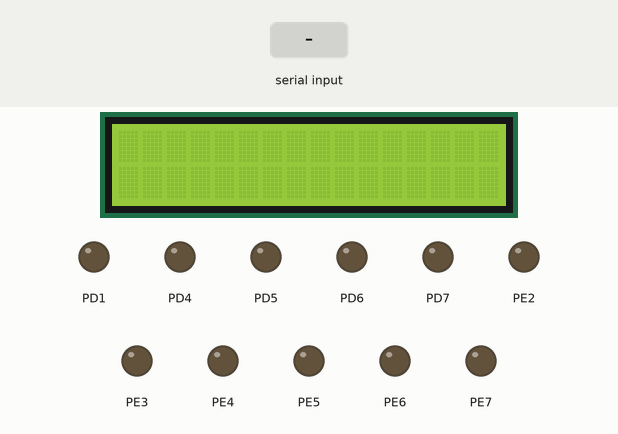
A program run on a simulated ATmega128, built with avr-gcc and emulated at 14.7456 MHz. Parts: 16×2 character LCD, output pins drawn as LEDs (lit = HIGH). Wiring (inferred from the names in the program): character LCD (HD44780): RS PC0; R/W PC1; E PC2; data PB0, PB1, PB2, PB3, PB4, PB5, PB6, PB7. Inputs (shaded band) come from the test bench. Pins used as bus, display or sensor lines are not drawn.

Above: at 1.2 s.
1.3 s: "@" received over Serial
At 2.0 s:
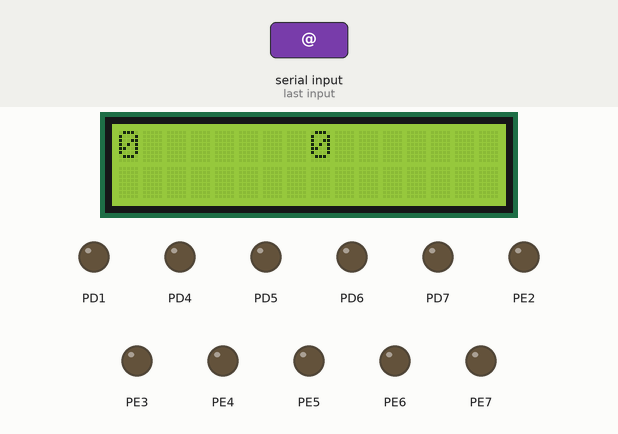
Timing chart, 0 to 4.3 s (numbered marks = the images above; inputs shaded):
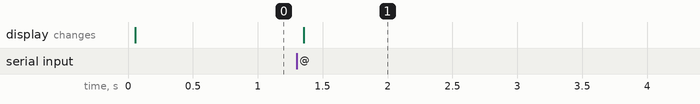

The program:

main.c
```c
/*
 * GccApplication3.c
 *
 * Created: 2022-07-27 오전 9:09:40
 * Author : OGS
 */

#define F_CPU 14745600L

#include <stdio.h>
#include <string.h>
#include <stdlib.h>

#include <avr/io.h>
#include <avr/interrupt.h>
#include <util/delay.h>
#include "LCD.h"
#include "my_UART.h"

void Receive_Ardu(void);
void Dust_LCDshow(void);

char data;
int idx = 0, i = 0;
int m = 0, n = 0;
char msg[10] = {0x00};

char LCD_msg[4]	 = {0x00};
char LCD_msg2[4] = {0x00};

void Receive_Ardu(void){
	char* pptr[2];
	do
	{
		data = UART1_receive();
		msg[idx] = data;
		UART0_transmit(msg[idx]);
		idx++;
		_delay_ms(30);
		if(msg[idx-1] == '@'){
			char* ptr = strtok(msg,"#");
			while(ptr != NULL){
				pptr[i]=ptr;
				ptr = strtok(NULL, "@"); // 두번째인 n값까지 받고 "@"를 사용하여 끝을 확실히함
				i++;
			}
			m = atoi(pptr[0]);
			n = atoi(pptr[1]);
			idx = 0;
			i = 0;

		}
	}while(data != '@');
}

void Dust_LCDshow(void)
{
	LCD_clear();
	LCD_goto_XY(0, 0);
	sprintf(LCD_msg, "%d", m);
	LCD_write_string(LCD_msg);
	LCD_goto_XY(0, 8);
	sprintf(LCD_msg2, "%d", n);
	LCD_write_string(LCD_msg2);
}


int main(void)
{
	UART_INIT();
	LCD_init();


    /* Replace with your application code */
    while (1)
    {
		 Receive_Ardu();
		 Dust_LCDshow();
		 _delay_ms(100);

    }/* END OF application code */

}
```

LCD.c
```c
/*
 * LCD.c
 *
 * Created: 2022-07-28 오후 12:17:23
 *  Author: KCCI14
 */
#include "LCD.h"

void LCD_init(void) {
   _delay_ms(50);   //초기 구동 시간

   //연결 핀을 출력으로 설정
   DDR_DATA = 0xFF;                                   //DDRD 데이터 핀의 데이터 방향
   PORT_DATA = 0x00;                                   //PORTD 데이터 핀 연결
   DDR_CONTROL |= (1 << RS_PIN) | (1 << RW_PIN) | (1 << E_PIN);  //DDRC 제어 핀의 데이터 방향

   //R/W 핀으로 LOW를 출력하여 쓰기 전용으로 사용
   PORT_CONTROL &= ~(1 << RW_PIN);                          //PORTC 제어 핀 연결

   LCD_write_command(COMMAND_8_BIT_MODE);   //8비트 모드 0x38

   //display on/off control
   //화면 on, 커서 off, 커서 깜빡임 off
   uint8_t command = 0x08 | (1 << COMMAND_DISPLAY_ON_OFF_BIT);
   LCD_write_command(command);

   LCD_clear();   //화면 지움

   //Entry Mode Set
   //출력 후 커서를 오른쪽으로 옮김, 즉 DDRAM의 주소가 증가하여 화면 이동은 없음
   LCD_write_command(0x06);
}

void LCD_pulse_enable(void) {
   PORT_CONTROL |= (1 << E_PIN);
   _delay_ms(1);
   PORT_CONTROL &= ~(1 << E_PIN);
   _delay_ms(1);
}

void LCD_write_data(uint8_t data) {
   PORT_CONTROL |= (1 << RS_PIN);
   PORT_DATA = data;
   LCD_pulse_enable();
   _delay_ms(2);
}

void LCD_write_command(uint8_t command) {
   PORT_CONTROL &= ~(1 << RS_PIN);
   PORT_DATA = command;
   LCD_pulse_enable();
   _delay_ms(2);
}

void LCD_write_string(char *string) {
   uint8_t i;
   for(i = 0; string[i]; i++)      //종료 문자를 만날 때까지
   LCD_write_data(string[i]);   //문자 단위 출력
}

void LCD_goto_XY(uint8_t row, uint8_t col) {
   col %= 16;   //[0 15]
   row %= 2;   //[0 1]

   uint8_t address = 0;

   if(row == 0) address = 0x80;
   else if(row == 1) address = 0xC0;

   if(col < 16) address += col;

   LCD_write_command(address);   //커서 이동
}

void LCD_clear(void) {
   LCD_write_command(COMMAND_CLEAR_DISPLAY); //0x01
   _delay_ms(2);
}
```

LCD.h
```c
/*
 * LCD.h
 *
 * Created: 2022-07-28 오후 12:17:00
 *  Author: KCCI14
 */
#ifndef LCD_H_
#define LCD_H_

#define F_CPU 14745600L
#include <avr/io.h>
#include <util/delay.h>

//LCD
#define PORT_DATA      PORTB   //데이터 핀 연결
#define PORT_CONTROL   PORTC   //제어 핀 연결
#define DDR_DATA       DDRB   //데이터 핀의 데이터 방향
#define DDR_CONTROL    DDRC   //제어 핀의 데이터 방향

#define RS_PIN         0      //RS 제어 핀의 비트 번호
#define RW_PIN         1      //R/W 제어 핀의 비트 번호
#define E_PIN          2      //E 제어 핀의 비트 번호

#define COMMAND_CLEAR_DISPLAY   0x01
#define COMMAND_8_BIT_MODE      0x38   //8비트, 2라인, 5x8폰트
#define COMMAND_4_BIT_MODE      0x28   //4비트, 2라인, 5x8폰트

#define COMMAND_DISPLAY_ON_OFF_BIT   2
#define COMMAND_CURSOR_ON_OFF_BIT   1
#define COMMAND_BLINK_ON_OFF_BIT   0

void LCD_pulse_enable(void); //E : HIGH -> LOW
void LCD_write_data(uint8_t data); //문자 출력
void LCD_write_command(uint8_t command); //명령어 실행
void LCD_clear(void);
void LCD_init(void); //8비트 모드로 텍스트 LCD 초기화
void LCD_write_string(char *string); //문자열 출력, 임의의 위치에 문자 출력
void LCD_goto_XY(uint8_t row, uint8_t col);

#endif /* LCD_H_ */
```

my_UART.c
```c
#include "my_UART.h"

void UART0_transmit(char data_com)
{
	while(!(UCSR0A & (1<<UDRE0)));
	UDR0 = data_com	;
}

void UART1_transmit(char data_ardu)
{
	while(!(UCSR1A & (1<<UDRE1)));
	UDR1 = data_ardu;
}

uint8_t UART0_receive(void)
{
	while(!(UCSR0A & (1<<RXC1)));
	// (1<<UDRE0)은 안바뀌는 값이다 -> UDRE0 = 5;
	// UCSR0A
	// 비어있는 상태 1 & 1 = 1 -> 0   : 최종 0   =>   while문 빠져나옴
	return UDR0;
}

char UART1_receive(void)
{
	while(!(UCSR1A & (1<<RXC1)));
	return UDR1;
}

void UART_INIT(void)
{
	DDRE = 0xFE;
	UCSR0B = (1<<RXEN0) | (1<<TXEN0);
	//UCSR0C = 0x06;
	UBRR0L = 95;	//baudrate

	DDRD = 0xFE;
	UCSR1B = (1<<RXEN0) | (1<<TXEN0);
	UBRR1L = 95;
}
```

my_UART.h
```c
#ifndef __MY_UART_H_
#define __MY_UART_H_

#define F_CPU 14745600L

#include <stdio.h>
#include <string.h>
#include <stdlib.h>

#include <avr/io.h>
#include <avr/interrupt.h>
#include <util/delay.h>

void UART_INIT(void);
void UART0_transmit(char data_com);
void UART1_transmit(char data_ardu);
uint8_t UART0_receive(void);
char UART1_receive(void);


#endif /* MY_UART_H_ */
```

Measured:
- after the input at 1.3 s, the display: changes after 0.05 s (image 1)
